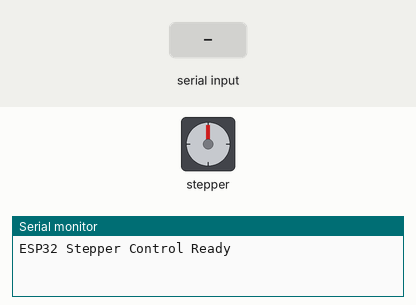
Simulated run of this sketch. Board: ESP32. On the bench: stepper motor, the last lines printed to the serial monitor. The test bench sets the inputs (shaded band). Stepper angles assume 200 steps per turn.

Above: at 1.2 s.
1.3 s: "P90\n" received over Serial
At 3.0 s:
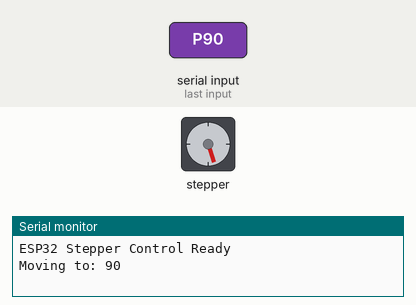
3.5 s: "P,45\n" received over Serial
At 3.95 s:
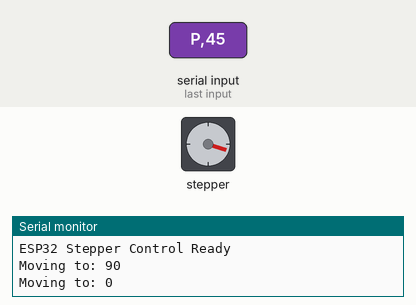
5.7 s: "S90\n" received over Serial
7.2 s: "P90\n" received over Serial
At 7.35 s:
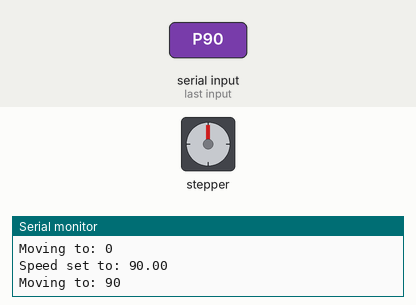
10.2 s: "P\n" received over Serial
At 10.65 s:
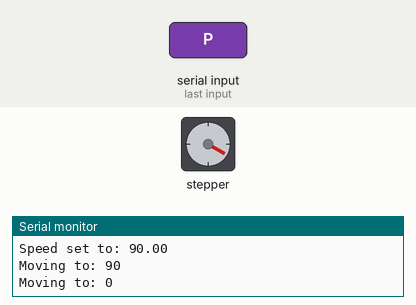
Timing chart, 0 to 13.2 s (numbered marks = the images above; inputs shaded):
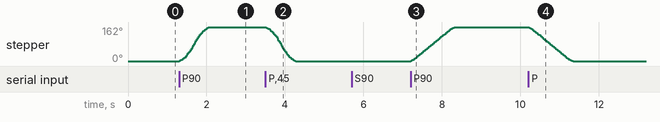

The sketch:

stepper_control.ino
```cpp
#include <AccelStepper.h>

// Define motor interface type
// 1 means a stepper driver (Step and Direction pins)
#define motorInterfaceType 1

// Define pin connections
const int stepPin = 12;
const int dirPin = 14;

// Initialize the stepper library
AccelStepper stepper(motorInterfaceType, stepPin, dirPin);

void setup() {
  Serial.begin(115200);

  // Set maximum speed and acceleration
  stepper.setMaxSpeed(1000);
  stepper.setAcceleration(500);

  Serial.println("ESP32 Stepper Control Ready");
}

void loop() {
  if (Serial.available() > 0) {
    String input = Serial.readStringUntil('\n');
    if (input.startsWith("P")) {
      long targetPosition = input.substring(1).toInt();
      stepper.moveTo(targetPosition);
      Serial.print("Moving to: ");
      Serial.println(targetPosition);
    } else if (input.startsWith("S")) {
      float speed = input.substring(1).toFloat();
      stepper.setMaxSpeed(speed);
      Serial.print("Speed set to: ");
      Serial.println(speed);
    }
  }

  stepper.run();
}
```

Measured:
- after the input at 1.3 s, stepper: turns 162° clockwise in 0.77 s, starting at once
- after the input at 3.5 s, stepper: turns 162° counter-clockwise in 0.77 s, starting at once
- after the input at 7.2 s, stepper: turns 162° clockwise in 1.2 s, starting at once
- after the input at 10.2 s, stepper: turns 162° counter-clockwise in 1.2 s, starting at once
